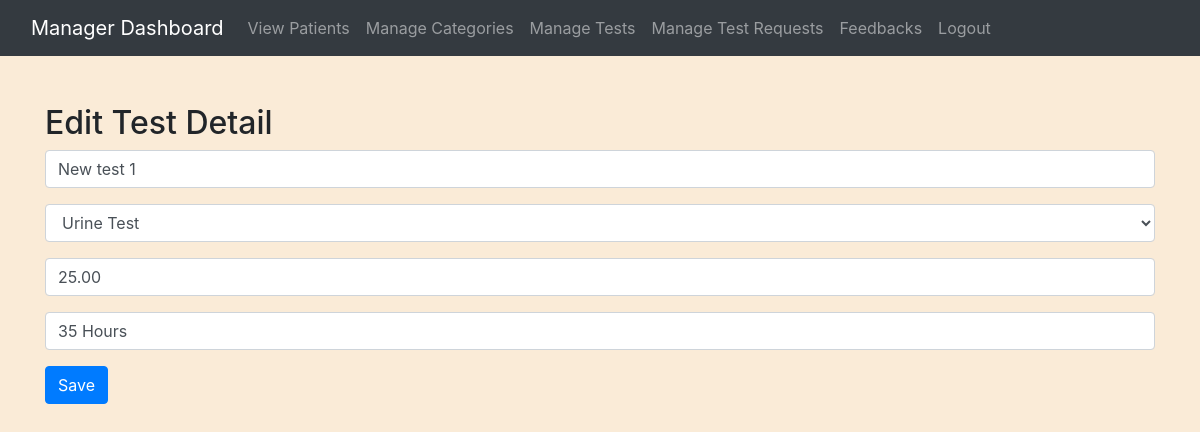
Page /manager/edit_test.php?test_id=8 (signed in) on the committed database.
### tables this page shows
CREATE TABLE `test_details` (
  `test_id` int(11) NOT NULL,
  `test_name` varchar(100) NOT NULL,
  `category_id` int(11) DEFAULT NULL,
  `cost` decimal(10,2) DEFAULT NULL,
  `reporting_time` varchar(50) DEFAULT NULL,
  `category_name` varchar(255) DEFAULT NULL
);

### manager/edit_test.php (the view, shortened to what this page needs)
<?php
include('config.php');
$testId = $_GET['test_id'];
$query = "SELECT * FROM test_details WHERE test_id = $testId";
$result = mysqli_query($conn, $query);
$testDetail = mysqli_fetch_assoc($result);
$categoryQuery = "SELECT * FROM test_categories";
$categories = mysqli_query($conn, $categoryQuery);
?>
<?php
include('navbar.php');
?>
<!DOCTYPE html>
<html lang="en">
<head>
    <link rel="stylesheet" href="https://stackpath.bootstrapcdn.com/bootstrap/4.3.1/css/bootstrap.min.css">
<body>
    <div class="container mt-5">
        <h2>Edit Test Detail</h2>
        <form method="POST" action="">
            <div class="form-group">
                <input type="text" class="form-control" name="test_name" placeholder="Test Name" value="<?php echo $testDetail['test_name']; ?>">
            </div>
            <div class="form-group">
                <select class="form-control" name="test_category">
                    <?php while ($category = mysqli_fetch_assoc($categories)) { ?>
                        <option value="<?php echo $category['category_id']; ?>" <?php if ($category['category_id'] == $testDetail['category_id']) echo 'selected'; ?>><?php echo $category['category_name']; ?></option>
                    <?php } ?>
                </select>
            </div>
            <div class="form-group">
                <input type="text" class="form-control" name="cost" placeholder="Cost" value="<?php echo $testDetail['cost']; ?>">
            </div>
            <div class="form-group">
                <input type="text" class="form-control" name="reporting_time" placeholder="Reporting Time" value="<?php echo $testDetail['reporting_time']; ?>">
            </div>
            <button type="submit" name="edit_test" class="btn btn-primary">Save</button>
        </form>
    </div>
</body>
</html>

### manager/edit_test.php (style rules this page uses)
body { background-color: antiquewhite; }

### rows in the picture
test_details: test_name "New test 1", cost "25.00", reporting_time "35 Hours"

### other values in the picture
form field test_category "Urine Test"
